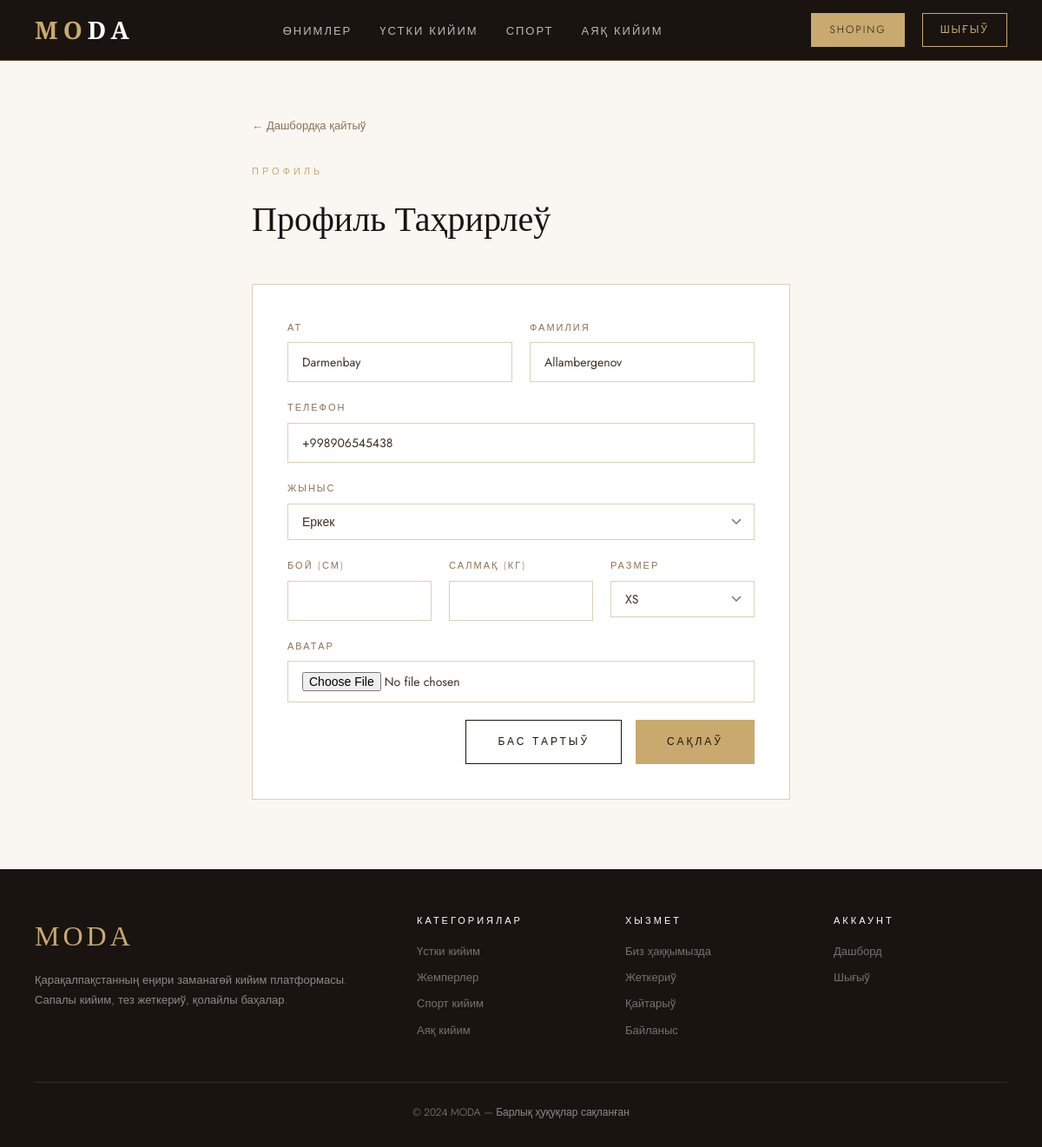
The page /profile/edit/ (signed in) on the database its author committed.
### kiyim/models.py (models this page shows, shortened)
class User(AbstractUser):
    ROLE_CHOICES = [('client', 'Klient'), ('seller', 'Sotuvchi')]
    GENDER_CHOICES = [('male', 'Erkak'), ('female', 'Ayol')]
    SIZE_CHOICES = [('XS','XS'),('S','S'),('M','M'),('L','L'),('XL','XL'),('XXL','XXL'),('XXXL','XXXL')]
    role = models.CharField(max_length=10, choices=ROLE_CHOICES, default='client')
    phone = models.CharField(max_length=20, blank=True)
    gender = models.CharField(max_length=10, choices=GENDER_CHOICES, blank=True)
    height = models.FloatField(null=True, blank=True, help_text='sm')
    weight = models.FloatField(null=True, blank=True, help_text='kg')
    size = models.CharField(max_length=5, choices=SIZE_CHOICES, blank=True)
    avatar = models.ImageField(upload_to='avatars/', blank=True, null=True)
    shop_name = models.CharField(max_length=100, blank=True)
    def bmi(self):
        if self.height and self.weight and self.height > 0:
            h = self.height / 100
            return round(self.weight / (h * h), 1)
        return None

### kiyim/views.py (the view)
# urls.py: path('profile/edit/', views.profile_edit, name='profile_edit'),
@login_required
def profile_edit(request):
    if request.method == 'POST':
        form = ClientProfileForm(request.POST, request.FILES, instance=request.user)
        if form.is_valid():
            form.save()
            messages.success(request, 'Профиль жаңаланды!')
            return redirect('client_dashboard')
    else:
        form = ClientProfileForm(instance=request.user)
    return render(request, 'kiyim/profile_edit.html', {'form': form})

### kiyim/forms.py
class ClientProfileForm(forms.ModelForm):
    class Meta:
        model = User
        fields = ['first_name', 'last_name', 'phone', 'gender', 'height', 'weight', 'size', 'avatar']

### kiyim/context_processors.py (called while the page is built)
def cart_count(request):
    count = 0
    if request.user.is_authenticated and hasattr(request.user, 'role') and request.user.role == 'client':
        count = request.user.cart_items.count()
    return {'cart_count': count}

### templates/kiyim/profile_edit.html (shortened to what this page needs)
{% extends 'kiyim/base.html' %}
{% block content %}
<div style="max-width:700px;margin:60px auto;padding:0 40px;">
    <a href="{% url 'client_dashboard' %}" style="display:inline-flex;align-items:center;gap:8px;color:var(--text-muted);text-decoration:none;font-size:13px;margin-bottom:32px;">← Дашбордқа қайтыў</a>
    <div style="margin-bottom:40px;">
        <div style="font-size:11px;letter-spacing:4px;color:var(--gold);text-transform:uppercase;margin-bottom:12px;">Профиль</div>
        <h1 style="font-family:'Cormorant Garamond',serif;font-size:40px;font-weight:300;color:var(--dark);">Профиль Таҳрирлеў</h1>
    </div>
    <form method="post" enctype="multipart/form-data">
        <div style="background:var(--white);border:1px solid var(--border);padding:40px;">
            <div style="display:grid;grid-template-columns:1fr 1fr;gap:20px;">
                <div class="form-group"><label class="form-label">Ат</label><input type="text" name="first_name" class="form-control" value="{{ user.first_name }}"></div>
                <div class="form-group"><label class="form-label">Фамилия</label><input type="text" name="last_name" class="form-control" value="{{ user.last_name }}"></div>
            </div>
            <div class="form-group"><label class="form-label">Телефон</label><input type="text" name="phone" class="form-control" value="{{ user.phone }}"></div>
            <div class="form-group">
                <label class="form-label">Жыныс</label>
                <select name="gender" class="form-control">
                    <option value="male" {% if user.gender == 'male' %}selected{% endif %}>Еркек</option>
                </select>
            </div>
            <div style="display:grid;grid-template-columns:1fr 1fr 1fr;gap:20px;">
                <div class="form-group"><label class="form-label">Бой (см)</label><input type="number" name="height" class="form-control" value="{{ user.height|default:'' }}" min="100" max="250"></div>
                <div class="form-group"><label class="form-label">Салмақ (кг)</label><input type="number" name="weight" class="form-control" value="{{ user.weight|default:'' }}" min="30" max="300"></div>
                <div class="form-group">
                    <label class="form-label">Размер</label>
                    <select name="size" class="form-control">
                        <option {% if user.size == 'XS' %}selected{% endif %}>XS</option>
                    </select>
                </div>
            </div>
            <div class="form-group">
                <label class="form-label">Аватар</label>
                <input type="file" name="avatar" class="form-control" accept="image/*">
            </div>
            <div style="display:flex;gap:16px;justify-content:flex-end;margin-top:8px;">
                <a href="{% url 'client_dashboard' %}" class="btn btn-outline">Бас тартыў</a>
                <button type="submit" class="btn btn-gold">Сақлаў</button>
            </div>
        </div>
    </form>
</div>
{% endblock %}

### templates/kiyim/base.html (shortened to what this page needs)
<!DOCTYPE html>
<html lang="kaa">
<head>
</head>
<body>
<nav class="navbar">
    <a href="{% url 'home' %}" class="nav-logo">MO<span>DA</span></a>
    <ul class="nav-links">
        <li><a href="{% url 'product_list' %}">Өнимлер</a></li>
        <li><a href="{% url 'product_list' %}?category=ustki">Үстки кийим</a></li>
        <li><a href="{% url 'product_list' %}?category=sport">Спорт</a></li>
        <li><a href="{% url 'product_list' %}?category=oyoq">Аяқ кийим</a></li>
    </ul>
    <div class="nav-actions">
        {% if user.is_authenticated %}
            {% if user.role == 'client' %}
                <a href="{% url 'cart' %}" class="cart-icon">🛒{% if cart_count > 0 %}<span class="cart-badge">{{ cart_count }}</span>{% endif %}</a>
                <a href="{% url 'client_dashboard' %}" class="nav-btn active">{{ user.first_name }}</a>
            {% else %}
                <a href="{% url 'seller_dashboard' %}" class="nav-btn active">{{ user.shop_name }}</a>
            {% endif %}
            <a href="{% url 'logout' %}" class="nav-btn">Шығыў</a>
        {% else %}
            <a href="{% url 'login' %}" class="nav-btn">Кириў</a>
            <a href="{% url 'register_choice' %}" class="nav-btn active">Дизимге алыныў</a>
        {% endif %}
    </div>
</nav>
<main>{% block content %}{% endblock %}</main>
<footer>
    <div class="footer-grid">
        <div>
            <div class="footer-logo">MODA</div>
            <p class="footer-desc">Қарақалпақстанның еңири заманагөй кийим платформасы. Сапалы кийим, тез жеткериў, қолайлы баҳалар.</p>
        </div>
        <div class="footer-col">
            <h4>Категориялар</h4>
            <a href="{% url 'product_list' %}?category=ustki">Үстки кийим</a>
            <a href="{% url 'product_list' %}?category=jemper">Жемперлер</a>
            <a href="{% url 'product_list' %}?category=sport">Спорт кийим</a>
            <a href="{% url 'product_list' %}?category=oyoq">Аяқ кийим</a>
        </div>
        <div class="footer-col">
            <h4>Хызмет</h4>
            <a href="#">Биз ҳаққымызда</a>
            <a href="#">Жеткериў</a>
            <a href="#">Қайтарыў</a>
            <a href="#">Байланыс</a>
        </div>
        <div class="footer-col">
            <h4>Аккаунт</h4>
            {% if user.is_authenticated %}
            <a href="{% if user.role == 'client' %}{% url 'client_dashboard' %}{% else %}{% url 'seller_dashboard' %}{% endif %}">Дашборд</a>
            <a href="{% url 'logout' %}">Шығыў</a>
            {% else %}
            <a href="{% url 'login' %}">Кириў</a>
            <a href="{% url 'register_choice' %}">Дизимге алыныў</a>
            {% endif %}
        </div>
    </div>
    <div class="footer-bottom">© 2024 MODA — Барлық ҳуқуқлар сақланған</div>
</footer>
</body>
</html>

### templates/kiyim/base.html (style rules this page uses)
:root { --cream: #F5F0E8; --ivory: #FAF7F2; --gold: #C9A96E; --dark: #1A1410; --brown: #6B4F35; --text: #3D2E22; --text-muted: #8C7055; --border: #DDD0B8; --white: #FFFFFF; --success: #4A7C59; --error: #8B3A3A; }
* { margin:0; padding:0; box-sizing:border-box; }
body { font-family:'Jost',sans-serif; background:var(--ivory); color:var(--text); font-weight:300; line-height:1.7; }
.navbar { position:sticky; top:0; z-index:1000; background:var(--dark); padding:0 40px; display:flex; align-items:center; justify-content:space-between; height:70px; border-bottom:1px solid rgba(201,169,110,0.3); }
.nav-logo { font-family:'Cormorant Garamond',serif; font-size:28px; font-weight:600; letter-spacing:6px; color:var(--gold); text-decoration:none; text-transform:uppercase; }
.nav-logo span { color:var(--white); }
.nav-links { display:flex; gap:32px; align-items:center; list-style:none; }
.nav-links a { color:rgba(255,255,255,0.7); text-decoration:none; font-size:13px; letter-spacing:2px; text-transform:uppercase; font-weight:400; transition:color 0.3s; }
.nav-actions { display:flex; gap:20px; align-items:center; }
.nav-btn { background:transparent; border:1px solid var(--gold); color:var(--gold); padding:8px 20px; font-family:'Jost',sans-serif; font-size:12px; letter-spacing:2px; text-transform:uppercase; cursor:pointer; text-decoration:none; transition:all 0.3s; }
.nav-btn:hover, .nav-btn.active { background:var(--gold); color:var(--dark); }
main { min-height:calc(100vh - 140px); }
footer { background:var(--dark); color:rgba(255,255,255,0.5); padding:50px 40px 30px; margin-top:80px; }
.footer-grid { display:grid; grid-template-columns:2fr 1fr 1fr 1fr; gap:40px; margin-bottom:40px; }
.footer-logo { font-family:'Cormorant Garamond',serif; font-size:32px; color:var(--gold); letter-spacing:4px; margin-bottom:12px; }
.footer-desc { font-size:13px; line-height:1.8; }
.footer-col h4 { color:var(--white); font-size:11px; letter-spacing:3px; text-transform:uppercase; margin-bottom:16px; font-weight:400; }
.footer-col a { display:block; color:rgba(255,255,255,0.4); text-decoration:none; font-size:13px; margin-bottom:8px; transition:color 0.3s; }
.footer-bottom { border-top:1px solid rgba(255,255,255,0.1); padding-top:24px; text-align:center; font-size:12px; }
.btn { display:inline-block; padding:14px 36px; font-family:'Jost',sans-serif; font-size:12px; letter-spacing:3px; text-transform:uppercase; cursor:pointer; text-decoration:none; border:none; transition:all 0.3s; font-weight:400; }
.btn-gold { background:var(--gold); color:var(--dark); }
.btn-outline { background:transparent; color:var(--dark); border:1px solid var(--dark); }
.form-group { margin-bottom:20px; }
.form-label { display:block; font-size:11px; letter-spacing:2px; text-transform:uppercase; color:var(--text-muted); margin-bottom:8px; }
.form-control { width:100%; padding:12px 16px; background:var(--white); border:1px solid var(--border); font-family:'Jost',sans-serif; font-size:14px; color:var(--text); outline:none; transition:border 0.3s; border-radius:0; }
select.form-control { appearance:none; background-repeat:no-repeat; background-position:right 14px center; padding-right:36px; }

### rows shown on the page
User: shop_name "SHOPING", first_name "Darmenbay", last_name "Allambergenov", phone "+998906545438"
